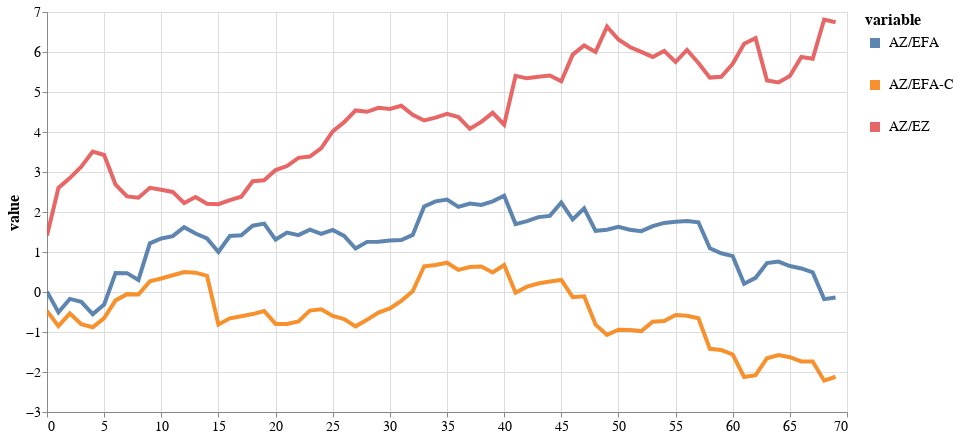

The code cell stored with this chart in its notebook:
### Code cell
model_evidence = get_model_evidence('log/CL_data/20210726_213343_az/')-get_model_evidence('log/CL_data/20210726_213147_ez/')
bf = pd.DataFrame(model_evidence, columns=['AZ/EZ'])
bf['idx'] = np.arange(bf.shape[0])
bf['AZ/EFA'] =  get_model_evidence('log/CL_data/20210726_213343_az/')-get_model_evidence('log/CL_data/20210726_213814_efa/')
bf['AZ/EFA-C'] =  get_model_evidence('log/CL_data/20210726_213343_az/')-get_model_evidence('log/CL_data/20210726_214548_efa_c//')
plot_bf(bf, 800, 400)

### Figure 1 — Vega-Lite specification as saved in the notebook (floating-point values rounded to 4 significant figures; data arrays with more than 128 entries replaced by an {"elided": "..."} marker saying what was removed)
{"config": {"view": {"continuousWidth": 400, "continuousHeight": 300}, "axis": {"labelFontSize": 14, "titleFontSize": 16}, "legend": {"labelFontSize": 14, "symbolStrokeWidth": 10, "titleFontSize": 16}}, "data": {"name": "data-1219286170130e30bdbf949782ded542"}, "mark": {"type": "line", "opacity": 0.9, "strokeWidth": 4}, "encoding": {"color": {"type": "nominal", "field": "variable"}, "x": {"type": "quantitative", "field": "idx", "title": null}, "y": {"type": "quantitative", "field": "value"}}, "height": 400, "selection": {"selector013": {"type": "interval", "bind": "scales", "encodings": ["x", "y"]}}, "width": 800, "$schema": "https://vega.github.io/schema/vega-lite/v4.8.1.json", "datasets": {"data-1219286170130e30bdbf949782ded542": {"elided": "210 records"}}}
